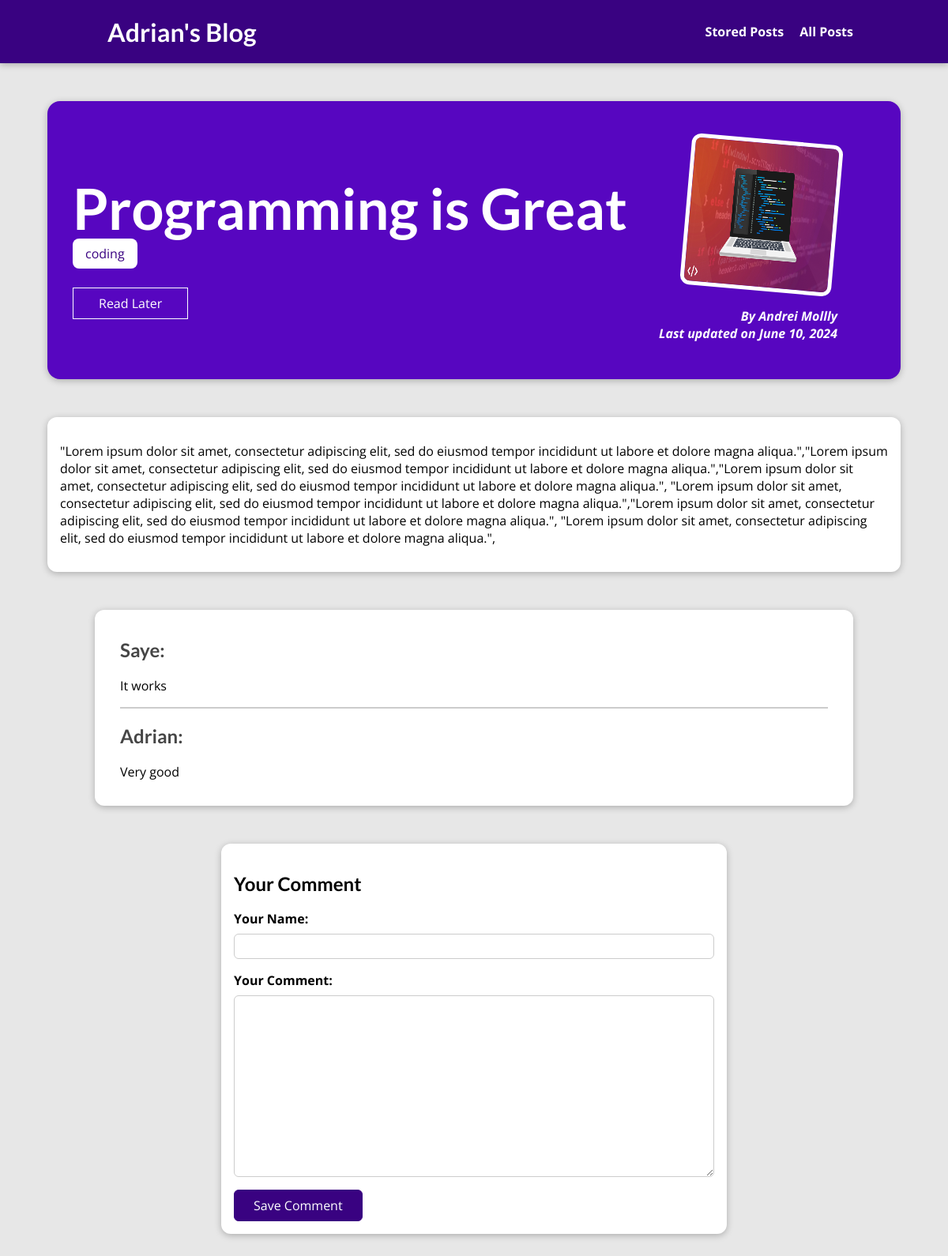
The page /all_posts/programming-is-great on the database its author committed.
### blog/models.py (models this page shows, shortened)
class Posts(models.Model):
    author = models.ForeignKey(Author, on_delete=models.SET_NULL, related_name="posts", null=True)
    date = models.DateField(auto_now=True)
    title = models.CharField(max_length=100)
    summery = models.CharField(max_length=300)
    text = models.TextField(validators=[MinLengthValidator(10)])
    image = models.ImageField(upload_to ='posts', null=True)
    slug = models.SlugField(db_index=True, unique=True)
    tag = models.ManyToManyField(Tag)
    class Meta:
        verbose_name_plural = "posts"

class Tag(models.Model):
    caption = models.CharField(max_length=50)
    def __str__(self):
        return self.caption
    class Meta:
        verbose_name_plural = "tags"

class Author(models.Model):
    first_name = models.CharField(max_length=50)
    last_name = models.CharField(max_length=50)
    email = models.EmailField()
    def __str__(self):
        return f"{self.first_name} {self.last_name}"
    class Meta:
        verbose_name_plural =  "authors"

class Comment(models.Model):
    username = models.CharField(max_length = 100)
    comment_text = models.TextField()
    post = models.ForeignKey(Posts, on_delete=models.CASCADE, related_name="comments")

### blog/views.py (the view, shortened to what this page needs)
# urls.py: path("all_posts/<slug:slug>", views.SinglePostView.as_view(), name="detailed_post"),
class SinglePostView(View):
    def is_stored_post(self, request, post_id):
        stored_posts = request.session.get("stored_posts")
        if stored_posts is not None:
            is_saved_for_later = post_id in stored_posts
        else:
            is_saved_for_later = False
        return is_saved_for_later
    def get(self, request, slug):
        post = Posts.objects.get(slug=slug)
        context = {
            "post": post,
            "tags": post.tag.all(),
            "form": CommentForm(),
            "comments": post.comments.all().order_by("-id"),
            "saved_for_later": self.is_stored_post(request, post.id)
        }
        return render(request, "blog/single_post.html", context)

### blog/forms.py
class CommentForm(forms.ModelForm):
    class Meta:
        model = Comment
        exclude = ["post"]
        labels = {
            "username" : "Your Name",
            "comment_text" : "Your Comment",
        }
        error_messages = {
            "user_name" : {
                "required" : "Your name must not be empty!",
                "max_length" : "Please enter a shorter name!"
            }
        }

### blog/templates/blog/single_post.html (shortened to what this page needs)
{% extends "base.html" %}
{% load static %}
{% block css %}
    <link rel="stylesheet" href="{% static "blog/single_post.css" %}">
{% endblock %}
{% block content %}
<section id="summary">
    <h2>
        {{post.title}}
    </h2>
    <div>
        {% for tag in tags %}
        <span class="tag">{{tag}}</span>
        {% endfor %}
    </div>
    <div id="read-later">
        {% if is_read_later %}
            <p>This is my favorite </p>
        {% else %}
            <form action="{% url "read_later" %}" method="POST">
                <button>
                    {% if saved_for_later %}
                        Remove from read later list
                    {% else %}
                        Read Later
                    {% endif %}
                </button>
            </form>
        {% endif%}
    </div>
    <article>
        <img src="{{ post.image.url }}" alt="{{post.title}}">
        <address><a href="mailto:{{post.author.email}}">By {{post.author}}</a></addres>
        <div>
            Last updated on <time>{{post.date}}</time>
        </div>
    </article>
</section>
<main>
    <p>{{post.text}}</p>
</main>
<section id="comments">
    <ul>
        {% for comment in comments %}
            <li>
                <h2>{{ comment.username}}:</h3>
                <p>{{ comment.comment_text|linebreaks }}</p>
            </li>
        {% endfor %}
    </ul>
</section>
<section id="comment-form">
    <h2>Your Comment</h2>
    <form action="{% url "detailed_post" post.slug %}" method="POST">
        {% for field in form %}
            <div class = "form-control" {% if field.errors %}invalid{% endif %}>
                {{ field.label_tag }}
                {{ field }}
            </div>
        {% endfor %}
        <button type = "submit">Save Comment</button>
    </form>
</section>
{% endblock %}

### templates/base.html (shortened to what this page needs)
{% load static %}
<!DOCTYPE html>
<html lang="en">
<head>
    <link rel="stylesheet" href="{% static "styles.css" %}">
    {% block css %}
    {% endblock %}
</head>
<body>
    <header id="main-navigation">
        <h1><a href = "{% url "index" %}">Adrian's Blog</h1>
        <nav>
            <a href = "{% url "read_later" %}">Stored Posts</a>
            <a href = "{% url "all_posts" %}">All Posts</a>
        </nav>
    </header>
    {% block content %}{% endblock %}
</body>
</html>

### static/styles.css (style rules this page uses)
* { box-sizing: border-box; }
html { font-family: 'Open Sans', 'Lato', sans-serif; }
body { margin: 0; }
h1, h2, h3 { font-family: 'Lato', sans-serif; font-weight: bold; }
#main-navigation { width: 100%; height: 5rem; display: flex; justify-content: space-between; align-items: center; padding: 0 10%; position: absolute; top: 0; left: 0; }
#main-navigation a { text-decoration: none; color: white; font-weight: bold; margin-left: 1rem; }

### blog/static/blog/single_post.css (style rules this page uses)
body { background-color: #e7e7e7; }
#main-navigation { background-color: #390281; box-shadow: 0 2px 8px rgba(0, 0, 0, 0.25); }
#summary { margin: 8rem auto 3rem auto; padding: 2rem; width: 90%; max-width: 90rem; border-radius: 16px; background-color: #5706c0; position: relative; box-shadow: 0 2px 8px rgba(0, 0, 0, 0.25); height: 22rem; }
#summary h2 { color: white; font-size: 4.5rem; margin-bottom: 0.25rem; }
#summary article { position: absolute; top: 2rem; right: 3rem; padding: 1rem 2rem; border-radius: 12px; text-align: right; color: white; }
#summary article img { width: 12rem; height: 12rem; border-radius: 12px; transform: rotateZ(5deg); border: 5px solid white; margin-bottom: 1rem; }
#summary address { font-weight: bold; }
#summary a { color: white; text-decoration: none; }
#summary time { font-weight: bold; }
#read-later { margin: 2rem 0; }
#read-later button { background-color: transparent; border: 1px solid white; padding: 0.5rem 2rem; font: inherit; color: white; cursor: pointer; }
main { width: 90%; max-width: 90rem; margin: 3rem auto; background-color: white; padding: 1rem; border-radius: 12px; box-shadow: 0 2px 8px rgba(0, 0, 0, 0.25); }
.tag { background-color: white; color:#390281; padding: 0.5rem 1rem; border-radius: 8px; }
#comment-form { margin: 3rem auto; width: 905; max-width: 40rem; border-radius: 12px; background-color: white; box-shadow: 0 2px 8px rgba(0, 0, 0, 0.25); padding: 1rem; }
#comment-form button { font: inherit; background-color: #390281; color: white; border: 1px solid #390281; padding: 0.5rem 1.5rem; border-radius: 6px; cursor: pointer; }
.form-control { margin-bottom: 1rem; }
.form-control label { font-weight: bold; margin-bottom: 0.5rem; display: block; }
.form-control input, .form-control textarea { display: block; width: 100%; font: inherit; padding: 0.25rem; border-radius: 6px; border: 1px solid #ccc; }
#comments { margin: 3rem auto; width: 905; max-width: 60rem; border-radius: 12px; background-color: white; box-shadow: 0 2px 8px rgba(0, 0, 0, 0.25); padding: 1rem 2rem; }
#comments ul { list-style: none; margin: 0; padding: 0; }
#comments li { margin-bottom: 1rem; border-bottom: 2px solid #ccc; }
#comments li:last-of-type { border-bottom: none; }
#comments h2 { color: #464646; }

### rows shown on the page
Posts: title "Programming is Great", image (picture), author "Andrei Mollly", date "June 10, 2024", text "\"Lorem ipsum dolor sit amet, consectetur adipiscing elit, sed do eiusmod tempor incididunt ut labore et dolore magna aliqua.\",\"Lorem ipsum dolor sit amet, consectetur adipiscing elit, sed do eiusmod tempor incididunt ut labore et dolore magna aliqua.\",\"Lorem ipsum dolor sit amet, consectetur adipiscing elit, sed do eiusmod tempor incididunt ut labore et dolore magna aliqua.\", \"Lorem ipsum dolor sit amet, consectetur adipiscing elit, sed do eiusmod tempor incididunt ut labore et dolore magna aliqua.\",\"Lorem ipsum dolor sit amet, consectetur adipiscing elit, sed do eiusmod tempor incididunt ut labore et dolore magna aliqua.\", \"Lorem ipsum dolor sit amet, consectetur adipiscing elit, sed do…"
Tag: caption "coding"
Comment: username "Saye", comment_text "It works"
Comment: username "Adrian", comment_text "Very good"

### other values the page prints
{{ field.label_tag }} "Your Name:" "Your Comment:"
